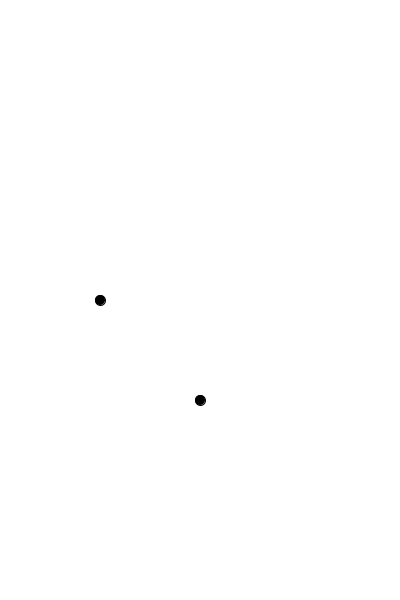
Frame 1 (no input)
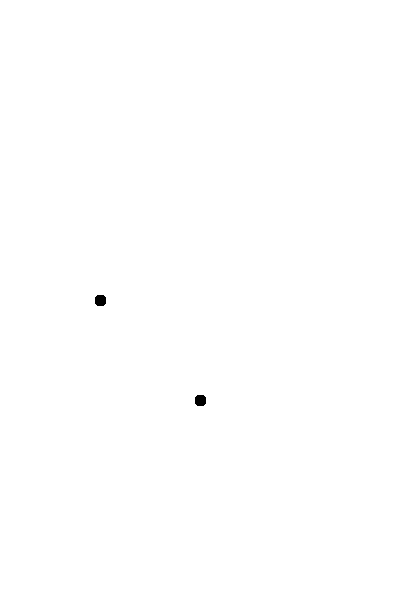
Frame 60 (the mouse pressed at the canvas centre just before this capture)
Frame 120 (the mouse held since frame 60 and released just before this capture): identical to frame 60, image omitted

The Processing sketch that drew these frames (run headless with seeded random() and noise(); from frame 60 on, the mouse is pressed at the canvas centre):

// Processing sketch: funcaoComArg_03
// ── funcaoComArg_03.pde
void setup()
{
  size(400, 600);
  background(255);
}

void draw()
{
  minhaFuncao(100, 300);
  
  minhaFuncao(200,400);
}

void minhaFuncao(int posX, int posY)
{
  fill(0);
  ellipse(posX, posY, 10, 10);
}
